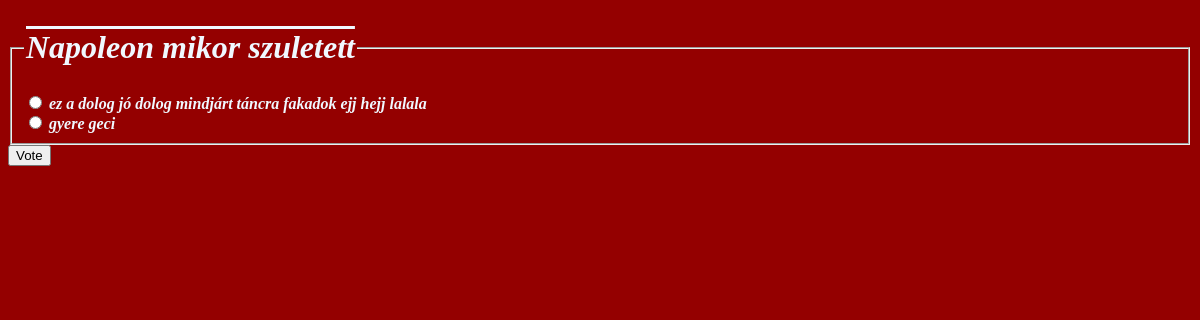
Screenshot of /polls/4/ with the database file from the repository.
### polls/models.py (models this page shows, shortened)
class Question(models.Model):
    question_text = models.CharField(max_length=200)
    pub_date = models.DateTimeField("date published")

class Choice(models.Model):
    question = models.ForeignKey(Question,on_delete=models.CASCADE)
    choice_text = models.CharField(max_length=200)
    votes = models.IntegerField(default=0)

### polls/views.py (the view)
# urls.py: path("<int:pk>/", views.DetailView.as_view(), name="detail"),
class DetailView(generic.DetailView):
    model = Question
    template_name = "polls/detail.html"

### polls/templates/polls/detail.html (shortened to what this page needs)
<!DOCTYPE html>
<html lang="en">
<head>
</head>
<body>
    <form action="{% url 'polls:vote' question.id %}" method="post">
        <fieldset>
            <legend><h1>{{ question.question_text }}</h1></legend>
            {% for choice in question.choice_set.all %}
                <input type="radio" name="choice" id="choice{{ forloop.counter }}" value="{{ choice.id }}">
                <label for="choice{{ forloop.counter }}">{{ choice.choice_text }}</label><br>
            {% endfor %}
        </fieldset>
        <input type="submit" value="Vote">
        </form>
</body>
</html>

### polls/templates/polls/detail.html (style rules this page uses)
body { background-color: rgb(148, 0, 0); color: aliceblue; font-weight: bold; font-style: italic; }
h1 { text-align: center; text-decoration: overline; }

### rows the page displays
Question: question_text "Napoleon mikor szuletett"
Choice: choice_text "ez a dolog jó dolog mindjárt táncra fakadok ejj hejj lalala"
Choice: choice_text "gyere geci"
